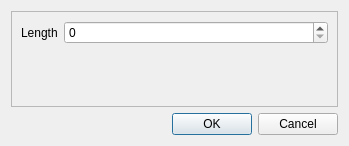
<?xml version="1.0" encoding="UTF-8"?>
<ui version="4.0">
 <class>dlgIndicatorDetails</class>
 <widget class="QDialog" name="dlgIndicatorDetails">
  <property name="geometry">
   <rect>
    <x>0</x>
    <y>0</y>
    <width>349</width>
    <height>146</height>
   </rect>
  </property>
  <property name="windowTitle">
   <string>Dialog</string>
  </property>
  <layout class="QVBoxLayout" name="verticalLayout">
   <item>
    <widget class="QFrame" name="frame">
     <property name="frameShape">
      <enum>QFrame::StyledPanel</enum>
     </property>
     <property name="frameShadow">
      <enum>QFrame::Raised</enum>
     </property>
     <layout class="QFormLayout" name="formLayout">
      <item row="0" column="1">
       <widget class="QSpinBox" name="sbLen"/>
      </item>
      <item row="0" column="0">
       <widget class="QLabel" name="lblLen">
        <property name="text">
         <string>Length</string>
        </property>
       </widget>
      </item>
     </layout>
    </widget>
   </item>
   <item>
    <widget class="QDialogButtonBox" name="bbOkCancel">
     <property name="orientation">
      <enum>Qt::Horizontal</enum>
     </property>
     <property name="standardButtons">
      <set>QDialogButtonBox::Cancel|QDialogButtonBox::Ok</set>
     </property>
     <property name="centerButtons">
      <bool>false</bool>
     </property>
    </widget>
   </item>
  </layout>
 </widget>
 <resources/>
 <connections>
  <connection>
   <sender>bbOkCancel</sender>
   <signal>accepted()</signal>
   <receiver>dlgIndicatorDetails</receiver>
   <slot>accept()</slot>
   <hints>
    <hint type="sourcelabel">
     <x>248</x>
     <y>254</y>
    </hint>
    <hint type="destinationlabel">
     <x>157</x>
     <y>274</y>
    </hint>
   </hints>
  </connection>
  <connection>
   <sender>bbOkCancel</sender>
   <signal>rejected()</signal>
   <receiver>dlgIndicatorDetails</receiver>
   <slot>reject()</slot>
   <hints>
    <hint type="sourcelabel">
     <x>316</x>
     <y>260</y>
    </hint>
    <hint type="destinationlabel">
     <x>286</x>
     <y>274</y>
    </hint>
   </hints>
  </connection>
 </connections>
</ui>
